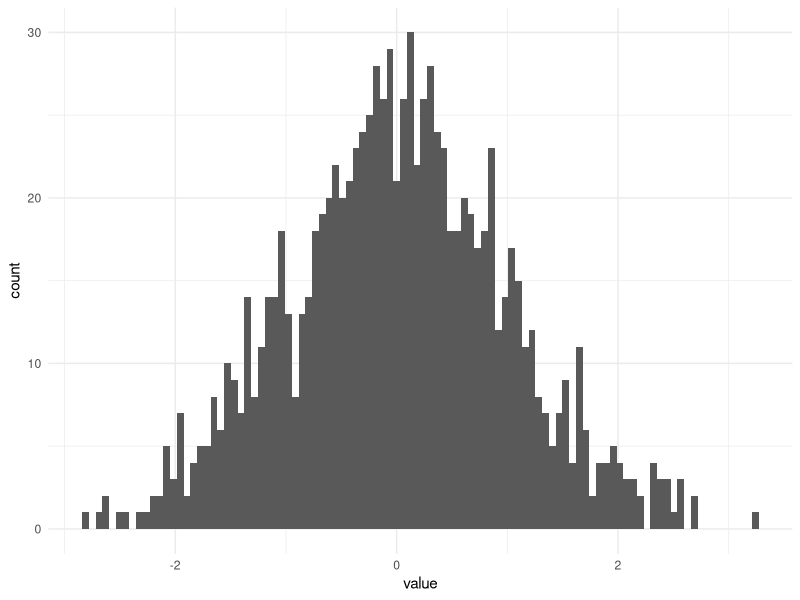
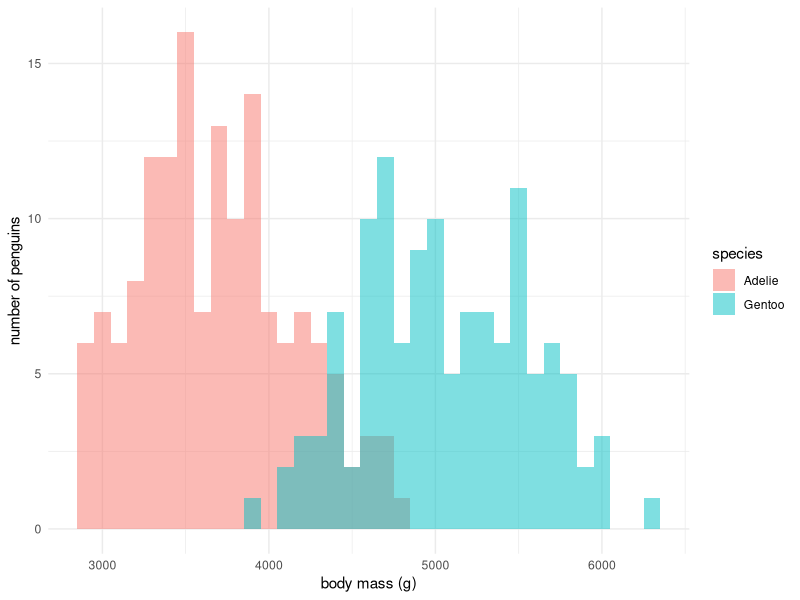
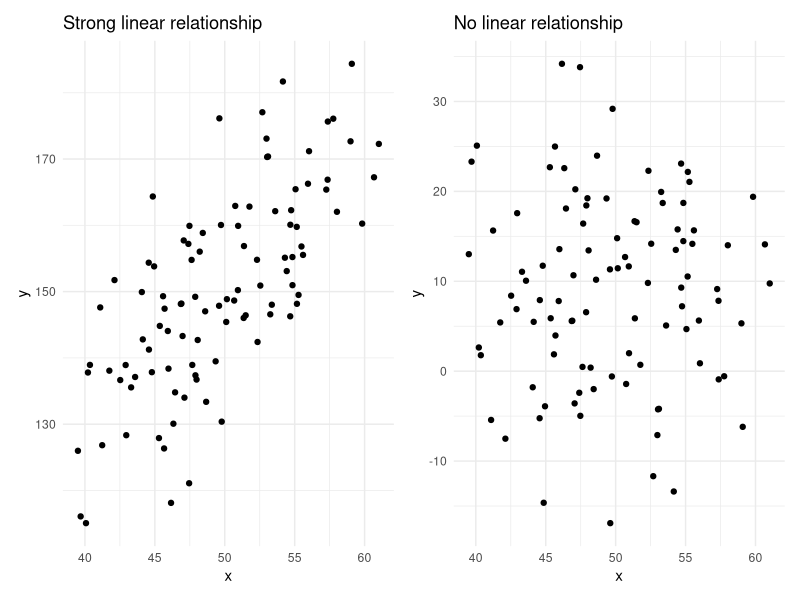
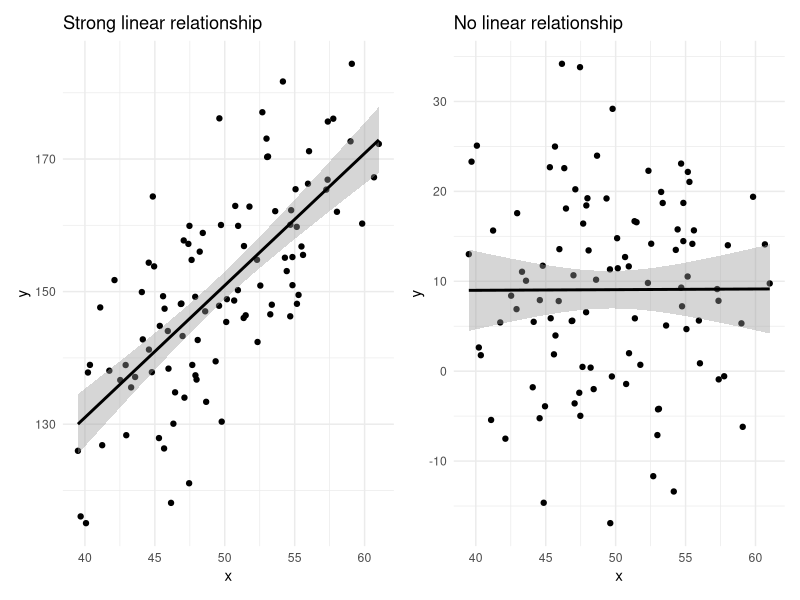

The R script that drew these images, in order:
## ---- chunk 1
knitr::opts_chunk$set(comment = "",
                      fig.align = 'center',
                      out.width = "75%")
## ---- chunk 2

# Load necessary libraries
library(tidyverse)

# Set seed for reproducibility
set.seed(123)

# Generate 1000 random values from a normal distribution
dat <- rnorm(n = 1000,
             mean = 0,
             sd = 1)

# Preview dat
head(dat)
## ---- chunk 3

# Plot our data
tibble(dat) %>%
  ggplot(mapping = aes(x = dat)) +
  geom_histogram(bins = 100) +
  theme_minimal() +
  labs(x = "value")

## ---- chunk 4

# Load the iris data set and set our value of x
df <- iris
unknown_x <- 4.0

## ---- chunk 5

prob.df <- df %>%
  summarise(mean = mean(Petal.Length),
            sd = sd(Petal.Length),
            .by = Species)

head(prob.df)

## ---- chunk 6

prob.df <- prob.df %>%
  mutate(prob = dnorm(x = unknown_x, 
                      mean = mean, 
                      sd = sd) %>%
           round(digits = 3))

prob.df

## ---- chunk 7

# set seed for reproducibility
set.seed(150) 


## ---- chunk 8



## ---- chunk 9



## ---- chunk 10

# Load library
library(palmerpenguins)

# Create copy of the data set
df <- penguins
head(df)

## ---- chunk 11

# Create plot
g <- df %>% 
  filter(species %in% c("Adelie", "Gentoo"),
         !is.na(body_mass_g)) %>%
  ggplot(mapping = aes(x = body_mass_g, 
                       fill = species)) +
  geom_histogram(binwidth = 100, 
                 alpha = 0.5, 
                 position = "identity") +
  theme_minimal() +
  labs(x = "body mass (g)",
       y = "number of penguins",
       fill = "species")

# Print plot
g

## ---- chunk 12

# Create vectors of body mass adelie penguins
adelie <- df %>%
  filter(species == "Adelie") %>%
  pull(body_mass_g)

# Preview adelie
head(adelie)

## ---- chunk 13

# Create vectors of body mass adelie penguins
gentoo <- df %>%
  filter(species == "Gentoo") %>%
  pull(body_mass_g)

# Preview gentoo
head(gentoo)

## ---- chunk 14

# Perform t-test
t.test(x = adelie, 
       y = gentoo, 
       var.equal = FALSE)

## ---- chunk 15

# Create a new copy of penguins
df <- penguins

## ---- chunk 16



## ---- chunk 17



## ---- chunk 18



## ---- chunk 19

# Set random seed
set.seed(500)

# Simulate x and y with a known dependency of y on x
x <- rnorm(n = 100, mean = 50, sd = 5)
y <- 50 + (2*x) - rnorm(n = 100, mean = 0, sd = 10)

df.strong <- data.frame(x = x,
                        y = y)

# Preview df.strong
head(df.strong)

## ---- chunk 20

# Set random seed
set.seed(500)

# Simulate x and y without any dependency
x <- rnorm(n = 100, mean = 50, sd = 5)
y <- rnorm(n = 100, mean = 10, sd = 10)

df.null <- data.frame(x = x,
                      y = y)

# Preview df.null
head(df.null)

## ---- chunk 21

# Load patchwork
library(patchwork)

# Generate the plots
g.strong <- df.strong %>%
  ggplot(mapping = aes(x = x,
                       y = y)) +
  geom_point() +
  theme_minimal() +
  labs(x = "x",
       y = "y",
       title = "Strong linear relationship")

g.null <- df.null %>%
  ggplot(mapping = aes(x = x,
                       y = y)) +
  geom_point() +
  theme_minimal() +
  labs(x = "x",
       y = "y",
       title = "No linear relationship")

## ---- chunk 22

# Plot the two panels side-by-side
(g.strong | g.null)

## ---- chunk 23

lm(data = df.strong,
   formula = y ~ x) %>%
  summary()

## ---- chunk 24

# Perform linear regression on the "null" simulated data
lm(data = df.null,
   formula = y ~ x) %>%
  summary()

## ---- chunk 25

# Update our plots with trend lines
g.strong <- g.strong +
  geom_smooth(method = "lm", 
              formula = y ~ x,
              color = "black") 

g.null <- g.null +
  geom_smooth(method = "lm", 
              formula = y ~ x,
              color = "black")

# Plot the two panels side-by-side usign the `patchwork` syntax
(g.strong | g.null)

## ---- chunk 26

# Load data for this section
df <- penguins

## ---- chunk 27



## ---- chunk 28



## ---- chunk 29
